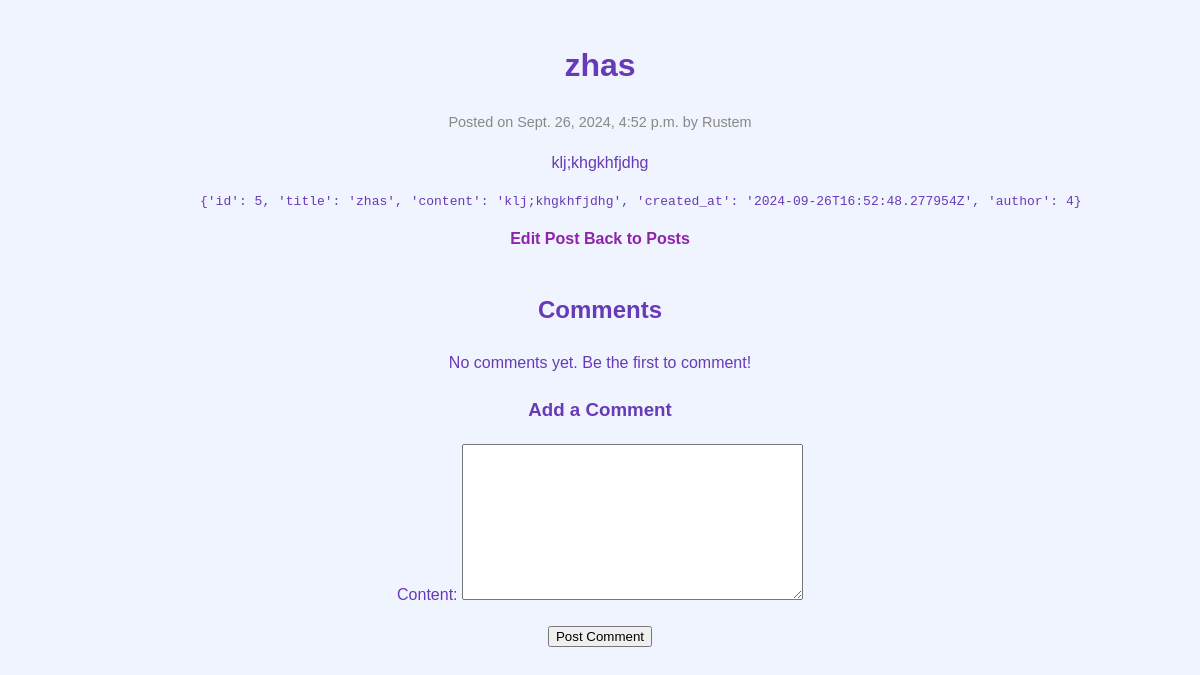
Screenshot of /posts/5/ with the database file from the repository.
### blog_app/models.py (models this page shows)
class Post(models.Model):
    title = models.CharField(max_length=200)
    content = models.TextField()
    created_at = models.DateTimeField(auto_now_add=True)
    author = models.ForeignKey(User, on_delete=models.CASCADE)

### blog_app/views.py (the view, shortened to what this page needs)
# urls.py: path('posts/<int:post_id>/', PostDetail.as_view(), name='post-detail'),
class PostDetail(APIView):
    def get(self, request, post_id, format=None):
        post = get_object_or_404(Post, id=post_id)
        serializer = PostSerializer(post)
        comments = post.comments.all()  # Retrieve all comments related to this post
        comment_form = CommentForm()  # Initialize an empty comment form
        return render(request, 'blog/post_detail.html', {
            'post': post,
            'post_data': serializer.data,
            'comments': comments,
            'comment_form': comment_form,
        })

### blog_app/forms.py
class CommentForm(forms.ModelForm):
    class Meta:
        model = Comment
        fields = ['content']

### blog_app/templates/blog/post_detail.html (shortened to what this page needs)
{% load static %}
<!DOCTYPE html>
<html lang="en">
<head>
    <link rel="stylesheet" href="{% static 'mystyles.css' %}?v={{ STATIC_VERSION }}">
</head>
<body>
    <div class="main">
        <h1>{{ post.title }}</h1>
        <p class="post-meta">Posted on {{ post.created_at }} by {{ post.author }}</p>
        <div class="post-content">
            <p>{{ post.content }}</p>
        </div>
        <pre>{{ post_data }}</pre>
        <a href="{% url 'post-edit' post.id %}">Edit Post</a>
        <a href="{% url 'post-list' %}">Back to Posts</a>
        <div class="comments-section">
            <h2>Comments</h2>
            {% if comments %}
                <ul>
                    {% for comment in comments %}
                        <li class="comment">
                            <div class="comment-author">{{ comment.author }}</div>
                            <div class="comment-content">{{ comment.content }}</div>
                            <div class="post-meta">Posted on {{ comment.created_at }}</div>
                        </li>
                    {% endfor %}
                </ul>
            {% else %}
                <p>No comments yet. Be the first to comment!</p>
            {% endif %}
        </div>
        <div class="add-comment-form">
            <h3>Add a Comment</h3>
            <form method="post">
                {{ comment_form.as_p }}
                <button type="submit">Post Comment</button>
            </form>
        </div>
    </div>
</body>
</html>

### static/mystyles.css (style rules this page uses)
body { margin: 0; font-family: 'Source Sans Pro', sans-serif; background-color: #f0f4ff; color: #4a0072; line-height: 1.6; }
a { color: #8e24aa; text-decoration: none; font-weight: 600; transition: color 0.3s ease; }
.main { text-align: center; color: #673ab7; }
.main h1 { font-size: 2em; margin: 20px 0; }

### blog_app/templates/blog/post_detail.html (style rules this page uses)
body { font-family: Arial, sans-serif; }
.main { width: 800px; margin: 0 auto; padding: 20px; }
.post-meta { color: #888; font-size: 0.9em; }
.comments-section { margin-top: 40px; }
.add-comment-form { margin-top: 20px; }

### rows the page displays
Post: title "zhas", created_at "Sept. 26, 2024, 4:52 p.m.", author "Rustem", content "klj;khgkhfjdhg"

### other values shown
{{ post_data }} "{'id': 5, 'title': 'zhas', 'content': 'klj;khgkhfjdhg', 'created_at': '2024-09-26T16:52:48.277954Z', 'author': 4}"
